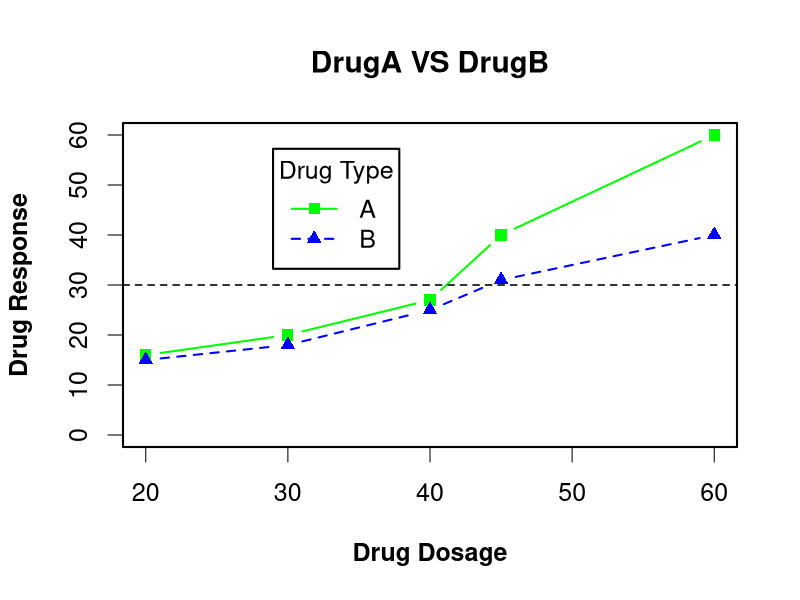

Write the R code that produced this figure.
dose <- c(20,30,40,45,60)
drugA <- c(16,20,27,40,60)
drugB <- c(15,18,25,31,40)

opar <- par(no.readonly = TRUE)

par(lwd=2, cex=1.5, font.lab=2)

plot(dose,drugA,type="b", 
     pch=15, lty=1, col="green", 
     ylim=c(0, 60),
     main="DrugA VS DrugB",
     xlab= "Drug Dosage",ylab="Drug Response")

lines(dose,drugB,type = "b",
      pch=17, lty=2, col="blue")

abline(h=c(30), lwd=1.5, lty=2, col="black")

#library(Hmisc)
#minor.tick(nx=3, ny=3, tick.ratio=0.5)

legend("bottomright",inset=.55,title="Drug Type", c("A","B"),
       lty = c(1,2), pch=c(15,17),col=c("green","blue"))
       
par(opar)